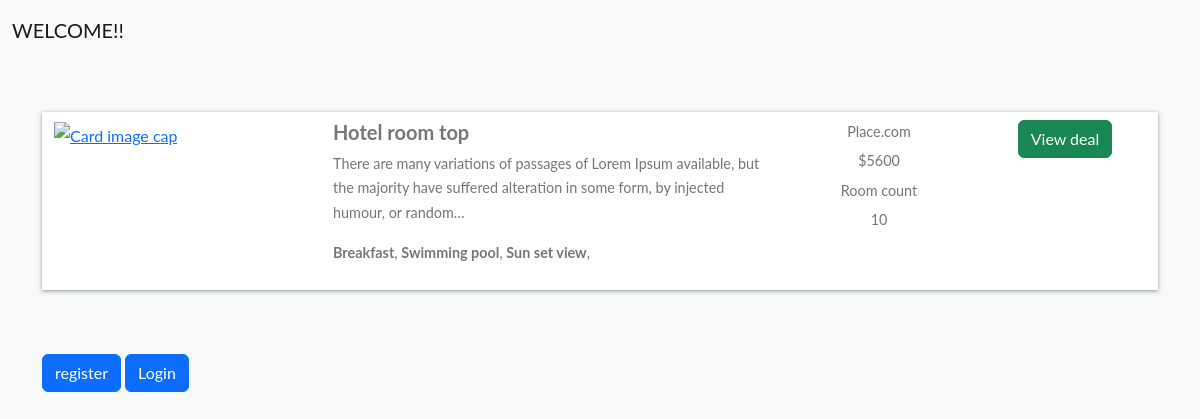
The app's page /hotel-detail/38fbcd711f8d4b669eb4b3b9dcf4bed9/ with its own data.
### home/models.py (models this page shows, shortened)
class BaseModel(models.Model):
    uid = models.UUIDField(default=uuid.uuid4   , editable=False , primary_key=True)
    created_at = models.DateField(auto_now_add=True)
    updated_at = models.DateField(auto_now_add=True)
    class Meta:
        abstract = True

class Hotel(BaseModel):
    hotel_name= models.CharField(max_length=100)
    hotel_price = models.IntegerField()
    description = models.TextField()
    amenities = models.ManyToManyField(Amenities)
    room_count = models.IntegerField(default=10)

class Amenities(BaseModel):
    amenity_name = models.CharField(max_length=100)

### home/views.py (the view, shortened to what this page needs)
# urls.py: path('hotel-detail/<uid>/' , hotel_detail , name="hotel_detail"),
def hotel_detail(request,uid):
    hotel_obj = Hotel.objects.get(uid = uid)
    return render(request , 'hotel_detail.html' ,{
        'hotels_obj' :hotel_obj
    })

### home/templates/hotel_detail.html (shortened to what this page needs)
{% extends "base.html" %}
{%  block start %}
<div class="container mt-5 pt-5">
    <div class="row search-card-result">
        <div class="col-md-3">
        <a href="/hotel-detail/{{hotels_obj.uid}}">
            <img class="img-fluid" src="/media/{{hotels_obj.images.first.images}}" alt="Card image cap">
        </a></div>
        <div class="col-md-5">
            <h5>{{hotels_obj.hotel_name}}</h5>
            <p>
                {{hotels_obj.description|truncatechars:150}}
            </p>
            <p>
                {%for amenitie in hotels_obj.amenities.all %}
                <b>{{amenitie.amenity_name}}</b>,
                {% endfor %}
            </p>
        </div>
        <div class="col-md-2 border-left text-center more-offers">
            <p>Place.com</p>
            <p>${{hotels_obj.hotel_price}}</p>
            <p>Room count</p>
            <p>{{hotels_obj.room_count}}</p>
        </div>
        <div class="col-md-2 border-left text-center more-offers">
            <div class="btn btn-success">View deal </div>
        </div>
    </div>
    {% if request.user.is_authenticated %}
    <div class="filter-card">
        <h5>Book Hotel</h5>
        {%include "messages.html"%}
        <form method="post">
            {% csrf_token %}
            <div class="row form-group">
                <div class="col-md-12">
                    <label for="mintopay">Check in</label>
                    <p>
                        <input type="date" name="checkin" id="checkin" class="form-control">
                    </p>
                </div>
                <div class="col-md-12">
                    <label for="maxtopay">Check out</label>
                    <p>
                        <input type="date" name="checkout" id="checkout" class="form-control">
                    </p>
                </div>
            </div>
            <div class="form-group">
                <label for="chambre">Chambre :</label>
                <select class="form-control" id="chambre" name="chambre">
                  <option value="">Sélectionnez une chambre</option>
                  <option value="Chambre simple">Chambre standard</option>
                  <option value="Chambre double">Chambre luxe</option>
                  <option value="Suite">chambre familial</option>
                </select>
              </div>
            <div class="row form-group">
                <div class="col-md-12">
                    <input type="submit" class="btn btn-primary btn-block" value="Book">
                </div>
            </div>
        </form>
    </div>
    {% else %}
    <a href="/register/" class="btn btn-primary mt-5 ">register</a>
    <a href="/login/" class="btn btn-primary mt-5 ">Login</a>
    {% endif %}
</div>
{% endblock %}

### home/templates/base.html (shortened to what this page needs)
<!doctype html>
<html lang="en">
  <head>
    <link href="https://cdn.jsdelivr.net/npm/bootstrap@5.2.0-beta1/dist/css/bootstrap.min.css" rel="stylesheet">
</head>
  <body class="bg-light">
<nav class="navbar fixed-top bg-light">
  <div class="container-fluid">
    <a class="navbar-brand" href="/">WELCOME!!</a>
  </div>
</nav>
      {% block start %}
      {% endblock %}
  </body>
</html>

### home/templates/base.html (style rules this page uses)
body { font-family: "Lato", Arial, sans-serif; font-weight: 400; font-size: 16px; line-height: 1.7; background: #fff; color: #777; }
nav { margin-bottom: 1rem; }
nav a { color: white; -webkit-transition: 0.5s; -o-transition: 0.5s; transition: 0.5s; }
.search-card-result { box-shadow: 0px 1px 4px rgba(41, 51, 57, 0.5); margin: 1rem 0; padding: 0.5rem 0; background-color: #fff; }
.search-card-result img { height: 190px; }
.search-card-result h5 { font-style: 1.1rem; font-weight: 700; }
.search-card-result p { font-size: 0.9rem; }
.search-card-result .more-offers p { margin-bottom: 0.3rem; }

### records on screen
Hotel: hotel_name "Hotel room top", description "There are many variations of passages of Lorem Ipsum available, but the majority have suffered alteration in some form, by injected humour, or random…", hotel_price "5600", room_count "10"
Amenities: amenity_name "Breakfast"
Amenities: amenity_name "Swimming pool"
Amenities: amenity_name "Sun set view"
